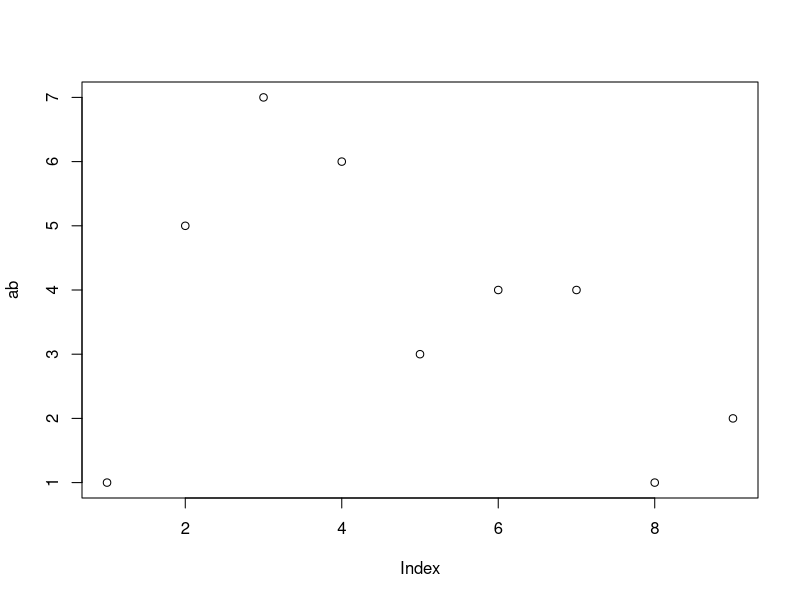
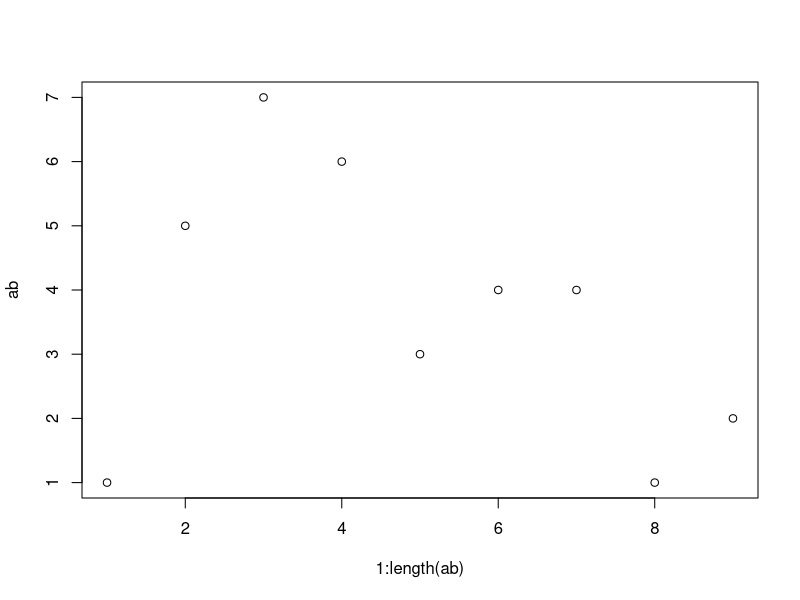
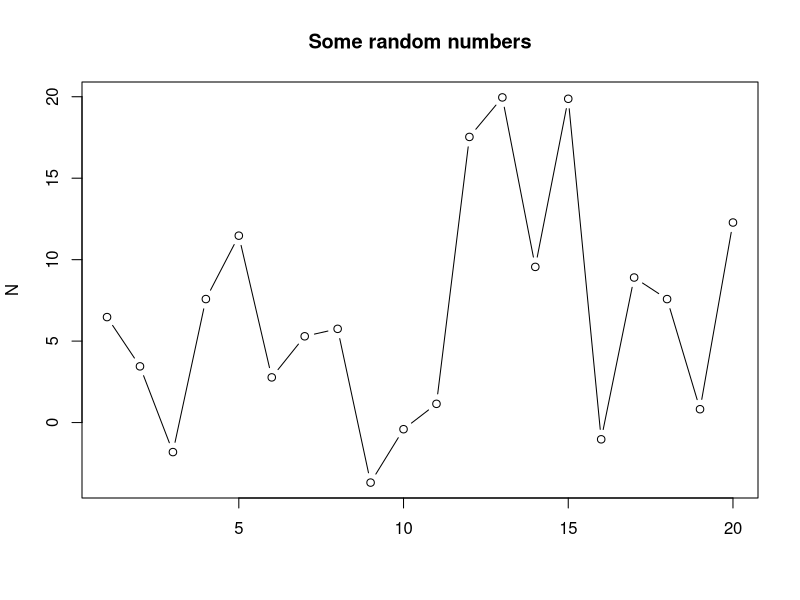

The R script that drew these images, in order:
# T02_Vectors.R - Solutions to Exercise 01, vectors
# Day01/T02_Vectors.R

# Copyright 2011-13 JRC FishReg. Distributed under the GPL 2 or later
# Maintainer: FishReg, JRC

# Introduction to R for Fisheries Science


# NUMERIC VECTORS

# Vectors can be created as a sequence, using : or seq()

ov <- 1:10

seq(1, 10, by=2)
seq(1, 10, length=20)

# or by contatenating elements, using c()

ab <- c(1,5,7,6,3,4,4,1,2)

# Many functions operate on vectors naturally

mean(ab)

var(ab)

# TODO Arithmetics

# Subsetting can select one or more elements,
# including or excluding

ab[3]

ab[3:5]

ab[-1]

# Information on a vector, like
# length

length(ab)

# summary of values

summary(ab)

# Some eye candy

plot(ab)

# equivalent to

plot(1:length(ab), ab)

# try some of plot extra arguments

dat <- rnorm(20, 5, 6)

plot(dat, main="Some random numbers", xlab="", ylab="N", type='b')

# When in doubt, use is()
is(dat)

is.numeric(dat)
is.vector(dat)

# STRINGS (CHARACTERS)

# Vectors can also consist of strings

# Use quotes to create them

a <- "welcome to"
b <- "the R course"

# We can combine them in a longer string

msg <- c(a,b)

# Using paste converts to character if needed
msg<-paste(a, b, 2013)

# Checking data type
is.vector(msg)

is.numeric(msg)

is.character(msg)


# FACTOR

# Character data with a limited set of possible values

dir <- c("N", "S", "W", "E")

dir <- as.factor(dir)

levels(dir)

dir[1] <- "S"

# Values not in levels() are not valid

dir[2] <- "P"


# LOGICAL

# R has explicit logical elements: TRUE and FALSE

res <- c(TRUE, FALSE)


# what are they?

is(res)

is.logical(res)

# Logicals are commonly used for subsetting

dat <- 1:4

dat[c(TRUE, FALSE, FALSE, TRUE)]


# SPECIAL VALUES

# R has special representations of

# Inf

Inf

1/0

# Not-a-number

NaN

1/0 - 1/0
sin(Inf)

# Not Available
NA

dat <- c(1, 4, 8, 9, NA, 12)

dat

is.na(dat)

# Some functions can deal with NA as required
mean(dat)

res <- mean(dat, na.rm=TRUE)

sum(dat, na.rm=TRUE)


# EX01_Vectors.R
